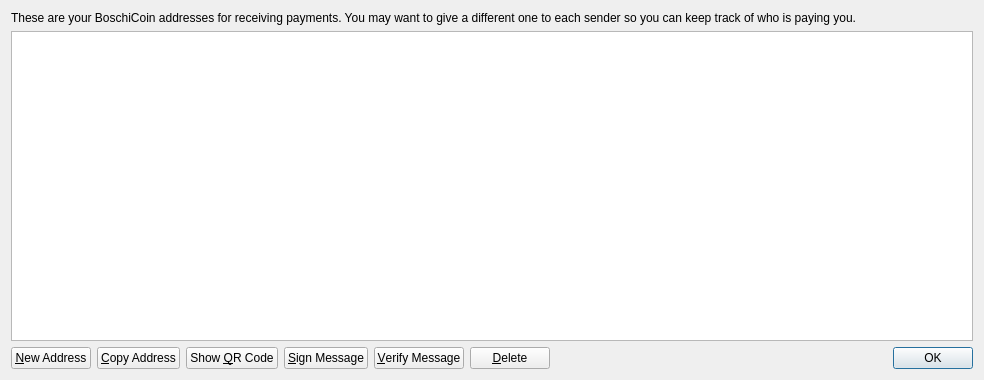
<?xml version="1.0" encoding="UTF-8"?>
<ui version="4.0">
 <class>AddressBookPage</class>
 <widget class="QWidget" name="AddressBookPage">
  <property name="geometry">
   <rect>
    <x>0</x>
    <y>0</y>
    <width>984</width>
    <height>380</height>
   </rect>
  </property>
  <property name="windowTitle">
   <string>Address Book</string>
  </property>
  
  <layout class="QVBoxLayout" name="verticalLayout">
   <item>
    <widget class="QLabel" name="labelExplanation">
     
     <property name="text">
      <string>These are your BoschiCoin addresses for receiving payments. You may want to give a different one to each sender so you can keep track of who is paying you.</string>
     </property>
     <property name="textFormat">
      <enum>Qt::PlainText</enum>
     </property>
     <property name="wordWrap">
      <bool>true</bool>
     </property>
    </widget>
   </item>
   <item>
    <widget class="QTableView" name="tableView">
     <property name="contextMenuPolicy">
      <enum>Qt::CustomContextMenu</enum>
     </property>
     <property name="toolTip">
      <string>Double-click to edit address or label</string>
     </property>
     <property name="tabKeyNavigation">
      <bool>false</bool>
     </property>
     <property name="alternatingRowColors">
      <bool>true</bool>
     </property>
     <property name="selectionMode">
      <enum>QAbstractItemView::SingleSelection</enum>
     </property>
     <property name="selectionBehavior">
      <enum>QAbstractItemView::SelectRows</enum>
     </property>
     <property name="sortingEnabled">
      <bool>true</bool>
     </property>
     <attribute name="verticalHeaderVisible">
      <bool>false</bool>
     </attribute>
    </widget>
   </item>
   <item>
    <layout class="QHBoxLayout" name="horizontalLayout">
     <item>
      <widget class="QPushButton" name="newAddressButton">
       <property name="toolTip">
        <string>Create a new address</string>
       </property>
      
       <property name="text">
        <string>&amp;New Address</string>
       </property>
       <property name="icon">
        <iconset resource="../bitcoin.qrc">
         <normaloff>:/icons/add</normaloff>:/icons/add</iconset>
       </property>
      </widget>
     </item>
     <item>
      <widget class="QPushButton" name="copyToClipboard">
       <property name="toolTip">
        <string>Copy the currently selected address to the system clipboard</string>
       </property>
       <property name="text">
        <string>&amp;Copy Address</string>
       </property>
       <property name="icon">
        <iconset resource="../bitcoin.qrc">
         <normaloff>:/icons/editcopy</normaloff>:/icons/editcopy</iconset>
       </property>
      </widget>
     </item>
     <item>
      <widget class="QPushButton" name="showQRCode">
       <property name="text">
        <string>Show &amp;QR Code</string>
       </property>
       <property name="icon">
        <iconset resource="../bitcoin.qrc">
         <normaloff>:/icons/qrcode</normaloff>:/icons/qrcode</iconset>
       </property>
      </widget>
     </item>
     <item>
      <widget class="QPushButton" name="signMessage">
       <property name="toolTip">
        <string>Sign a message to prove you own a Bitcoin address</string>
       </property>
       <property name="text">
        <string>&amp;Sign Message</string>
       </property>
       <property name="icon">
        <iconset resource="../bitcoin.qrc">
         <normaloff>:/icons/edit</normaloff>:/icons/edit</iconset>
       </property>
      </widget>
     </item>
     <item>
      <widget class="QPushButton" name="verifyMessage">
       <property name="toolTip">
        <string>Verify a message to ensure it was signed with a specified Bitcoin address</string>
       </property>
       <property name="text">
        <string>&amp;Verify Message</string>
       </property>
       <property name="icon">
        <iconset resource="../bitcoin.qrc">
         <normaloff>:/icons/transaction_0</normaloff>:/icons/transaction_0</iconset>
       </property>
      </widget>
     </item>
     <item>
      <widget class="QPushButton" name="deleteButton">
       <property name="toolTip">
        <string>Delete the currently selected address from the list. Only sending addresses can be deleted.</string>
       </property>
       <property name="text">
        <string>&amp;Delete</string>
       </property>
       <property name="icon">
        <iconset resource="../bitcoin.qrc">
         <normaloff>:/icons/remove</normaloff>:/icons/remove</iconset>
       </property>
      </widget>
     </item>
     <item>
      <spacer name="horizontalSpacer">
       <property name="orientation">
        <enum>Qt::Horizontal</enum>
       </property>
       <property name="sizeHint" stdset="0">
        <size>
         <width>40</width>
         <height>20</height>
        </size>
       </property>
      </spacer>
     </item>
     <item>
      <widget class="QDialogButtonBox" name="buttonBox">
       <property name="sizePolicy">
        <sizepolicy hsizetype="Maximum" vsizetype="Fixed">
         <horstretch>0</horstretch>
         <verstretch>0</verstretch>
        </sizepolicy>
       </property>
       <property name="standardButtons">
        <set>QDialogButtonBox::Ok</set>
       </property>
      </widget>
     </item>
    </layout>
   </item>
  </layout>
 </widget>
 <resources>
  <include location="../bitcoin.qrc"/>
 </resources>
 <connections/>
</ui>
